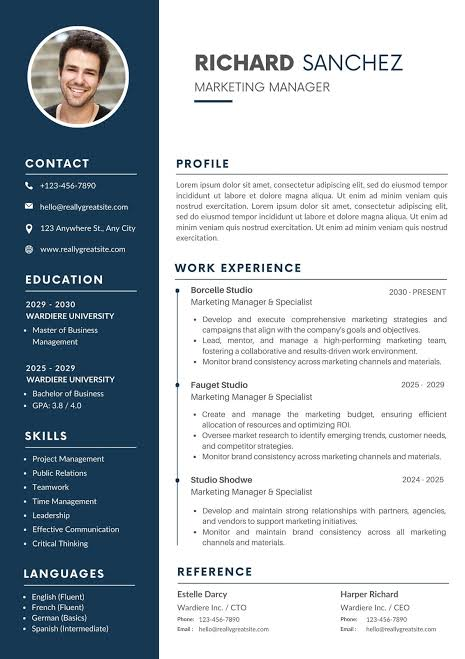
#> input picture tests/fixtures/sample_resume.jpg, 465 x 659 px, found by its file name
$ python create_comparison.py
#> lines starting #> are read from the running program, lines starting #| are printed output that depends on the picture; pictures that were not available may be replaced by others from this repository, and a replacement may not be noted
import os
from PIL import Image, ImageDraw, ImageFont

orig_path = 'tests/fixtures/sample_resume.jpg'
rend_path = 'outputs/test_rs_page1.png'
out_path = 'outputs/visual_comparison_richard_sanchez.png'

img_orig = Image.open(orig_path).convert('RGB')
#> img_orig is the input picture: PIL image 465x659 RGB; mean R, G, B 174.3, 184.2, 191.8
img_rend = Image.open(rend_path).convert('RGB')

target_h = 1000
scale_o = target_h / img_orig.height
#> scale_o = 1.52
w_o = int(img_orig.width * scale_o)
#> w_o = 705
img_orig_resized = img_orig.resize((w_o, target_h), Image.LANCZOS)
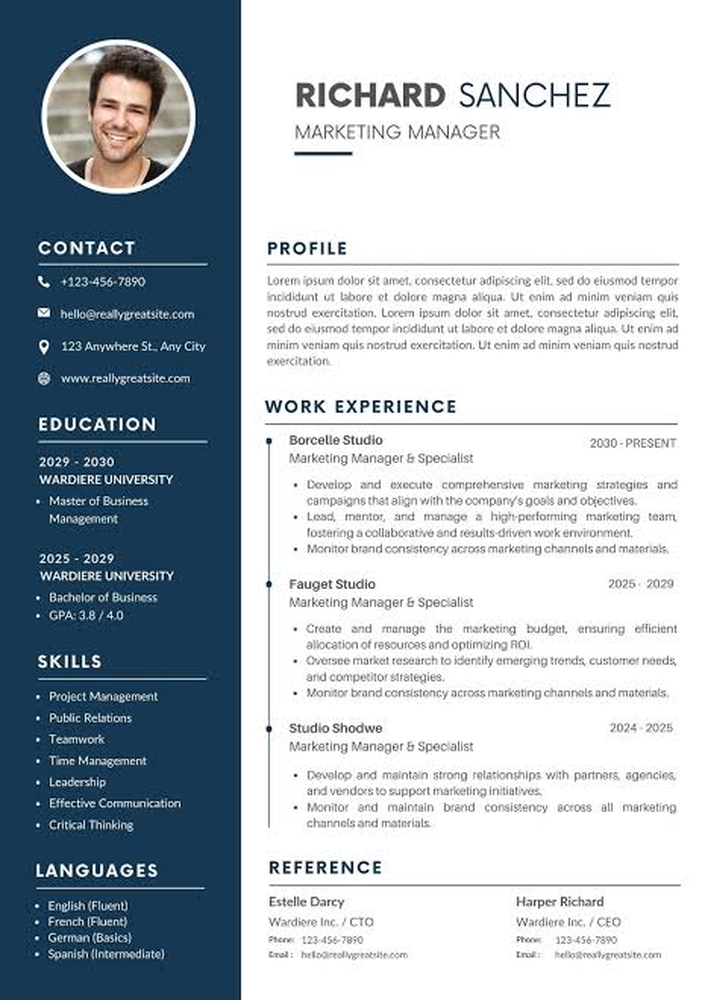
#> img_orig_resized: PIL image 705x1000 RGB; mean R, G, B 174.1, 183.8, 191.4

scale_r = target_h / img_rend.height
#> scale_r = 1.52
w_r = int(img_rend.width * scale_r)
#> w_r = 705
img_rend_resized = img_rend.resize((w_r, target_h), Image.LANCZOS)

banner_h = 50
canvas_w = w_o + w_r + 30
#> canvas_w = 1440
canvas_h = target_h + banner_h

comp = Image.new('RGB', (canvas_w, canvas_h), (245, 247, 250))
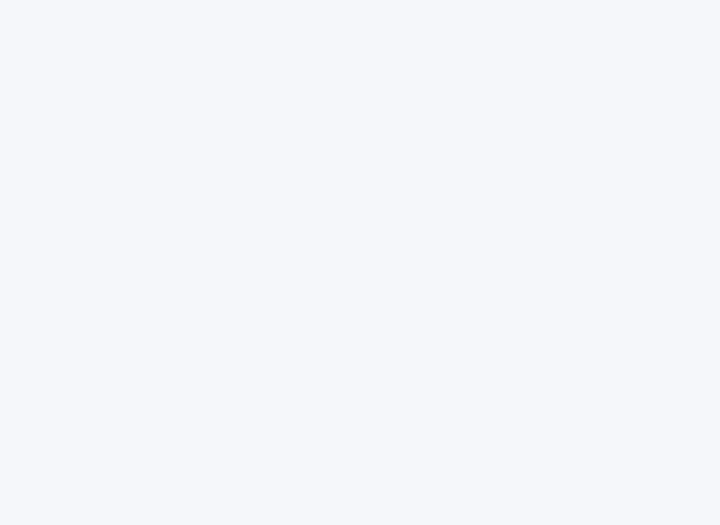
#> comp: PIL image 1440x1050 RGB (shown at 1/2 size); mean R, G, B 245, 247, 250
draw = ImageDraw.Draw(comp)

try:
    font = ImageFont.truetype("arial.ttf", 20)
except Exception:
    font = ImageFont.load_default()

# Header banner texts
draw.text((w_o // 2 - 80, 15), "ORIGINAL CV IMAGE", fill=(30, 41, 59), font=font)
draw.text((w_o + 30 + w_r // 2 - 100, 15), "RECONSTRUCTED (WORD .DOCX)", fill=(30, 41, 59), font=font)

# Paste images
comp.paste(img_orig_resized, (0, banner_h))
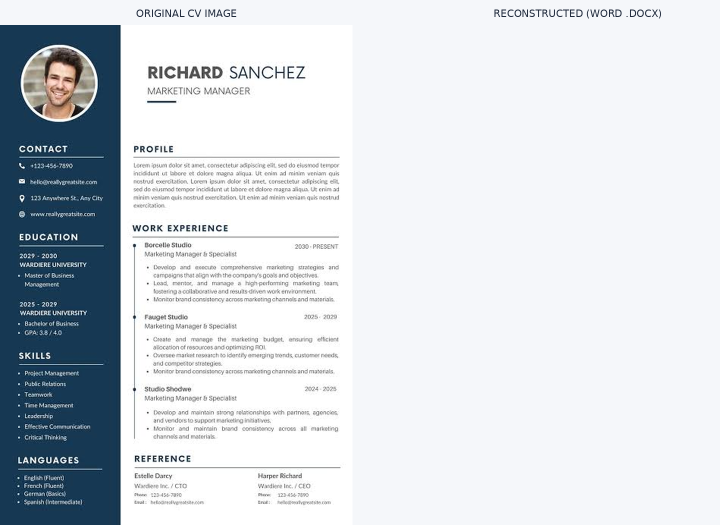
#> comp: PIL image 1440x1050 RGB (shown at 1/2 size); mean R, G, B 211.6, 217.2, 222.4
comp.paste(img_rend_resized, (w_o + 30, banner_h))
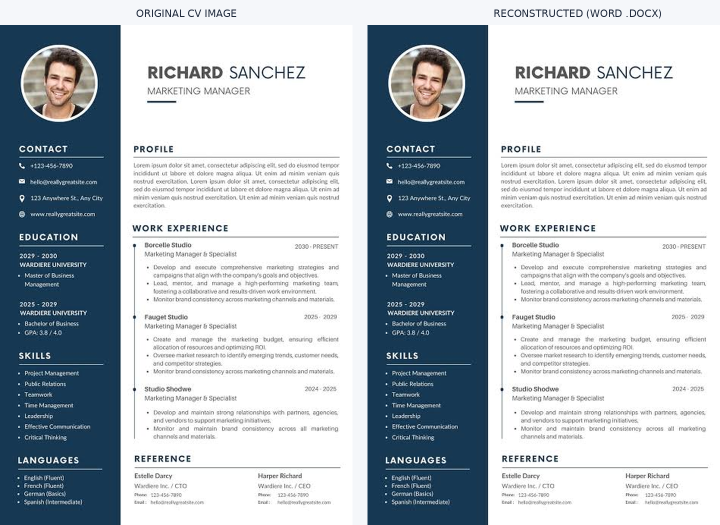
#> comp: PIL image 1440x1050 RGB (shown at 1/2 size); mean R, G, B 178.5, 187.8, 195.1

# Divider line
draw.line([(w_o + 15, 0), (w_o + 15, canvas_h)], fill=(203, 213, 225), width=2)

comp.save(out_path)
print(f"Saved {out_path} ({comp.size})")
#| Saved outputs/visual_comparison_richard_sanchez.png ((1440, 1050))
